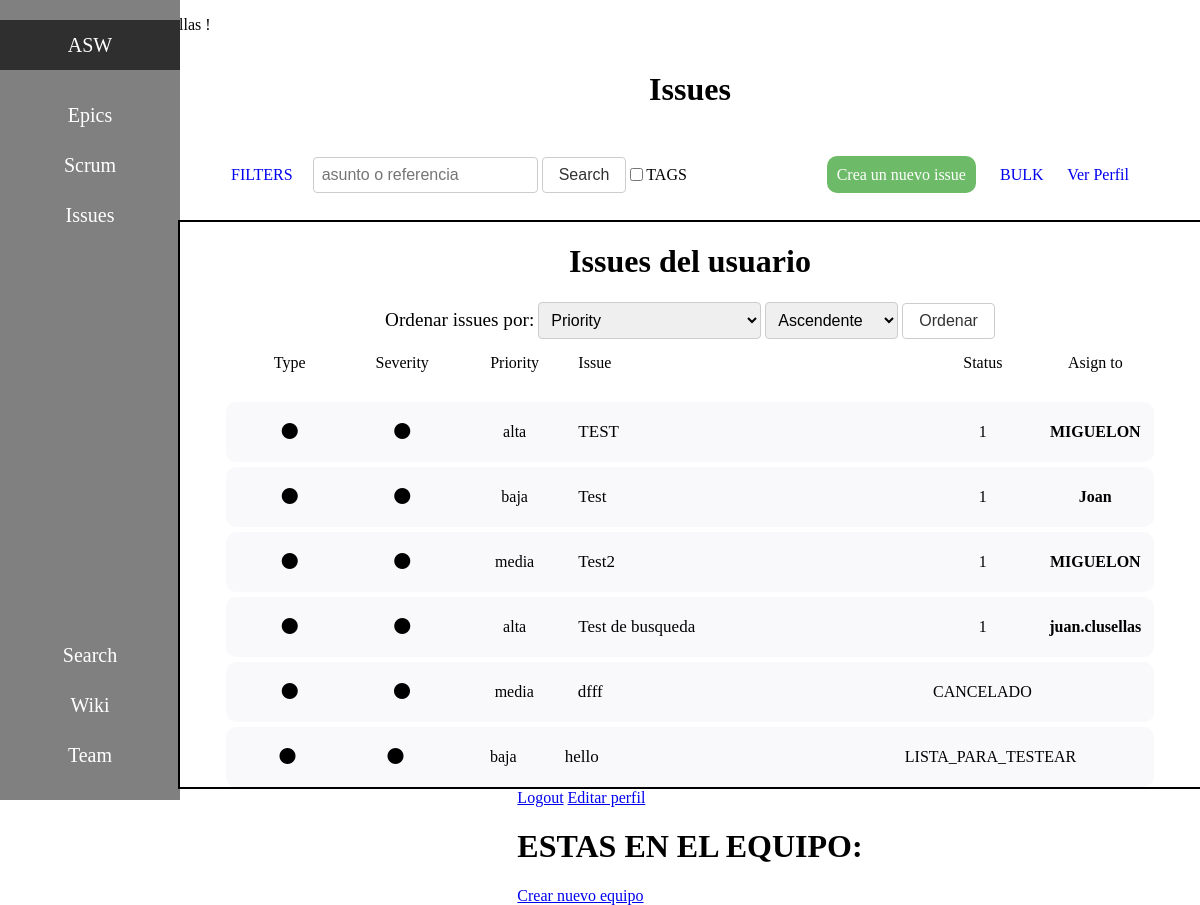
Before: /main/search/ (signed in) with the older database file.
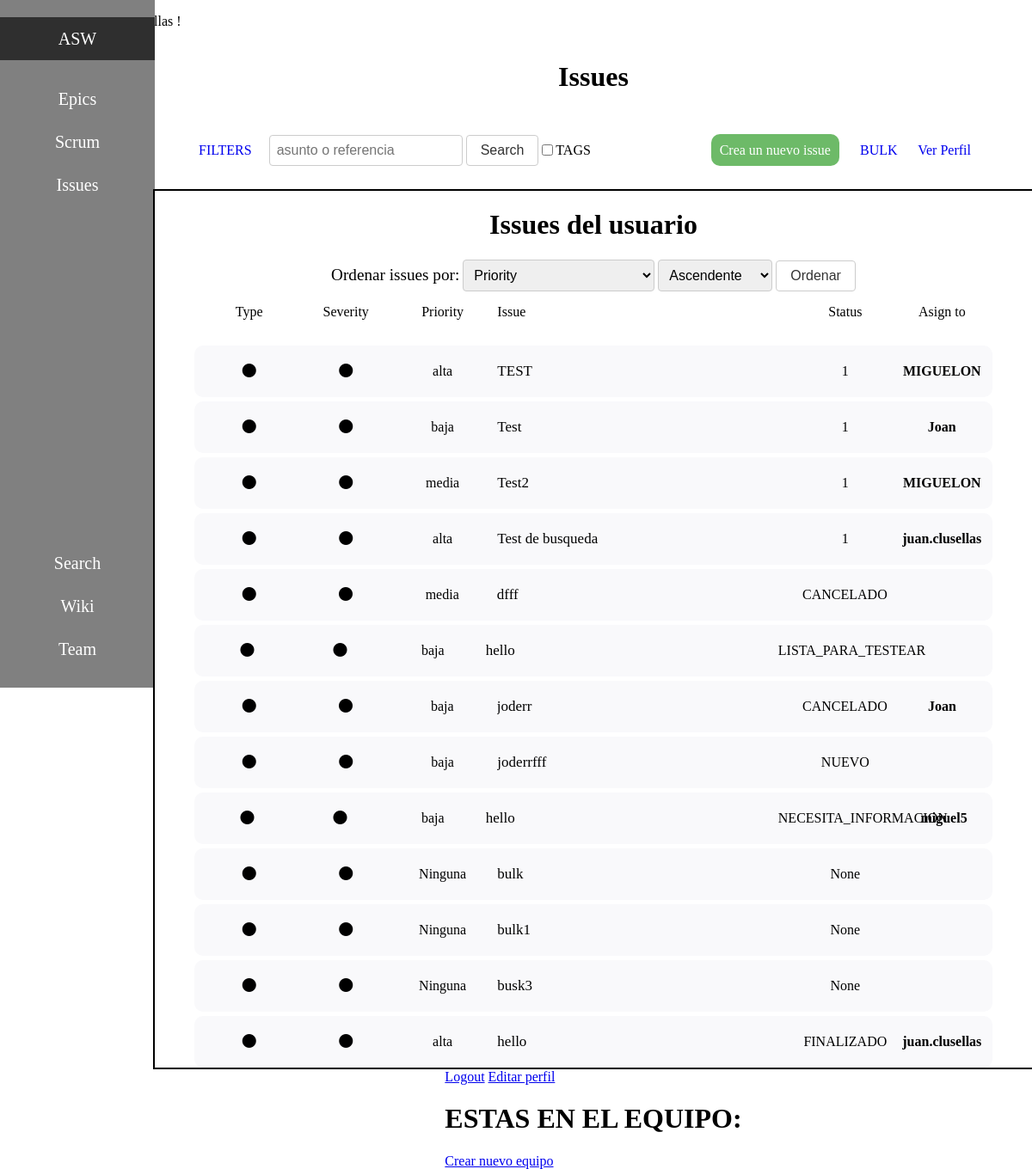
After: the same page with the newer database file.
### polls/models.py (models this page shows, shortened)
class Issue(models.Model):
    id = models.AutoField(primary_key=True)
    asunto = models.CharField(max_length=50, default='')
    descripcion = models.CharField(max_length=200, default='')
    creador = models.ForeignKey(User, on_delete=models.CASCADE, related_name='issues_creadas')
    associat = models.ForeignKey(User, on_delete=models.CASCADE, related_name='issues_associado', null=True)
    vigilant = models.ManyToManyField(User, related_name='issues_vigiladas')
    deleted = models.BooleanField(default=False)
    asignada = models.ForeignKey(User, on_delete=models.CASCADE, related_name='issues_asignadas', null=True)
    blocked = models.BooleanField(default=False, null=True)
    reason_blocked = models.CharField(max_length=200, default='', null=True)
    deadline = models.DateTimeField(null=True)
    prioridad = models.CharField(max_length=100, default=None, null=True)
    status = models.CharField(max_length=100, default=None, null=True)

### polls/views/issue_viewset.py (the view)
# urls.py: path('search/', issue_viewset.search_issues, name='search_issues'),
def search_issues(request):
    query = request.GET.get('q')
    if query:
        results = Issue.objects.filter(Q(asunto__icontains=query) | Q(descripcion__icontains=query), deleted=False)
    else:
        results = Issue.objects.filter(deleted=False)
    equipos = Equipo.objects.all()
    equipo_usuario = Miembro_Equipo.objects.filter(miembro=request.user.id)
    equipo = Miembro_Equipo.objects.filter(miembro=request.user)
    miebros = Miembro_Equipo.objects.filter(equipo=equipo[0].equipo)
    usuarios = []
    for miembro in miebros:
        usuarios.append(miembro.miembro)
    return render(request, 'main.html', {'issues': results, 'equipos' : equipos, 'equipo' : equipo_usuario, 'usuarios' : usuarios})

### polls/templates/main.html (shortened to what this page needs)
<!DOCTYPE html>
<html lang="en">
<head>
</head>
{% load socialaccount %}
<body>
    {% if user.is_authenticated %}
        <p>BIENVENIDO, {{ user.username }} !</p>
    {% endif %}
    {% include 'barraLateral.html' %}
    <div id="contenedorPrincipal">
        <h1>Issues</h1>
        <div id="barraSuperior">
            <div id="superiorIzquierda">
                <a id="aplicarFiltros" style="font-size: medium" href="http://127.0.0.1:8000/main/filtrar-issues/">FILTERS</a>
                {% include "form_search_bar.html" %}
                <input type="checkbox">TAGS</input>
            </div>
            <div id="superiorDerecha">
                <a id="crearIssue" href="http://127.0.0.1:8000/main/pantallaCrearIssue">Crea un nuevo issue</a>
                <a href="http://127.0.0.1:8000/main/bulkInsertView">BULK</a>
                <a href="http://127.0.0.1:8000/main/verPerfil/{{ user.username }}/">Ver Perfil</a>
            </div>
        </div>
        <div id="tablaIssues">
            <h1>Issues del usuario</h1>
            {%include "form_order_issues.html"%}
            <div id="CabeceraTabla">
                <div class="col">Type</div>
                <div class="col">Severity</div>
                <div class="col">Priority</div>
                <div class="col" id="especial">Issue</div>
                <div class="col">Status</div>
                <div class="col">Asign to</div>
            </div>
            {% for issue in issues %}
                <div id="issue" {% if issue.blocked %} style="border-style: solid; border-color: red; border-width: 4px;"{% endif %}>
                    <div class="col"><i class="fa-solid fa-circle"></i></div>
                    <div class="col"><i class="fa-solid fa-circle"></i></div>
                    {% if issue.prioridad %}
                        <div class="col">{{ issue.prioridad }}</div>
                    {% else %}
                        <div class="col">Ninguna</div>
                    {% endif %}
                    <div class="col" id="especial"><a href="http://127.0.0.1:8000/main/mostrarIssue/{{ issue.id }}/">{{ issue.asunto }}</a></div>
                    <div class="col"><p> {{ issue.status }}</p></div>
                    <div class="col"><strong>{{ issue.asignada.username }}</strong></div>
                </div>
            {% endfor %}
        </div>
        <div id="mainExtras">
            <a href="http://127.0.0.1:8000/main/logout">Logout</a>
            <a href="http://127.0.0.1:8000/main/editarPerfil">Editar perfil</a>
            {% if equipo %}
                <h1>ESTAS EN EL EQUIPO:</h1>
            {% endif %}
            <a href="http://127.0.0.1:8000/main/pantallaCrearEquipo">Crear nuevo equipo</a>
        </div>
    </div>
</body>
</html>

### polls/templates/barraLateral.html (shortened to what this page needs)
<div id="barraLateral">
    <div id="lateralSuperio">
        <p class="entrada" style="background-color: rgb(47, 47, 47);">ASW</p>
        <a class="entrada" href="#">Epics</a>
        <a class="entrada" href="#">Scrum</a>
        <a class="entrada" href="#">Issues</a>
    </div>
    <div id="lateralInferior" style="margin-bottom: 20px;">
        <a class="entrada" href="#">Search</a>
        <a class="entrada" href="#">Wiki</a>
        <a class="entrada" href="#">Team</a>
    </div>
</div>

### polls/templates/form_search_bar.html (shortened to what this page needs)
<form action="{% url 'search_issues' %}" method="get">
    <input id="barraBuscar" type="text" name="q" placeholder="asunto o referencia" value="{{ query }}" />
    <button id="botoBuscar" type="submit">Search</button>
</form>

### polls/templates/form_order_issues.html (shortened to what this page needs)
<form method="get" action="{% url 'ordenar-issues' %}">
    <div id="orden">
        <label style="font-size: larger;"  for="select-orden">Ordenar issues por:</label>
        <select id="select-orden" name="orden">
            <option value="prioridad">Priority</option>
        </select>
        <select id="select-orden-dir" name="orden_dir">
            <option value="asc">Ascendente</option>
        </select>
        <button id="botonOrden" type="submit">Ordenar</button>
    </div>
</form>

### polls/templates/barraLateral.html (style rules this page uses)
#barraLateral { width: 15%; height: 100vh; background-color: grey; float: left; position: fixed; left: 0px; top: 0px; display: flex; flex-direction: column; justify-content: space-between; }
#lateralSuperio { display: flex; flex-direction: column; }
.entrada { height: 40px; padding: 5px; display: flex; justify-content: center; align-items: center; color: white; text-decoration: none; font-size: 20px; }

### polls/templates/form_search_bar.html (style rules this page uses)
#barraBuscar { border: 1px solid #ccc; border-radius: 4px; padding: 8px; font-size: 16px; }
#botoBuscar { border: 1px solid #ccc; border-radius: 4px; padding: 8px 16px; font-size: 16px; background-color: #ffffff; color: #333333; transition: background-color 0.5s ease; }

### polls/templates/form_order_issues.html (style rules this page uses)
#orden { margin-bottom: 10px; }
select { font-size: 16px; padding: 8px; border-radius: 4px; border: 1px solid #ccc; }
#botonOrden { border: 1px solid #ccc; border-radius: 4px; padding: 8px 16px; font-size: 16px; background-color: #ffffff; color: #333333; transition: background-color 0.5s ease; }

### polls/templates/main.html (style rules this page uses)
#contenedorPrincipal { width: 85%; display: flex; flex-direction: column; align-items: center; position: absolute; left: 15%; }
#CabeceraTabla { width: 90%; height: auto; display: flex; flex-direction: row; justify-content: space-between; margin-bottom: 20px; }
#barraSuperior { width: 90%; height: 50px; background-color: #ffffff; display: flex; justify-content: flex-end; align-items: center; padding: 20px; display: flex; flex-direction: row; justify-content: space-between; }
#barraSuperior a { text-decoration: none; margin-right: 20px; }
#superiorIzquierda { display: flex; flex-direction: row; justify-content: space-between; align-items: center; }
#tablaIssues { width: 100%; height: 100%; display: flex; flex-direction: column; align-items: center; border: 2px solid black; }
#issue { width: 90%; height: 50px; background-color: rgba(249, 249, 251, 1); padding: 5px; margin-top: 5px; display: flex; flex-direction: row; justify-content: space-between; align-items: center; border-radius: 10px; }
.col { width: 14.3%; padding: 5px; margin-left: 5px; text-align: center; }
#especial { width: 50%; text-align: left; }
#especial a { text-decoration: none; font-size: 17px; color:black; display: table-caption; overflow: auto; width: 300px; }
#crearIssue { background-color: #39a232bb; color: white; padding: 10px; border-radius: 10px; text-decoration: none; }

Changed rows visible on the page:
added Issue: prioridad "baja", asunto "joderr", status "CANCELADO", asignada.username "Joan"
added Issue: prioridad "baja", asunto "joderrfff", status "NUEVO"
added Issue: prioridad "baja", asunto "hello", status "NECESITA_INFORMACION", asignada.username "miguel5"
added Issue: shows "Ninguna", asunto "bulk", status "None"
added Issue: shows "Ninguna", asunto "bulk1", status "None"
added Issue: shows "Ninguna", asunto "busk3", status "None"
added Issue: prioridad "alta", asunto "hello", status "FINALIZADO", asignada.username "juan.clusellas"
